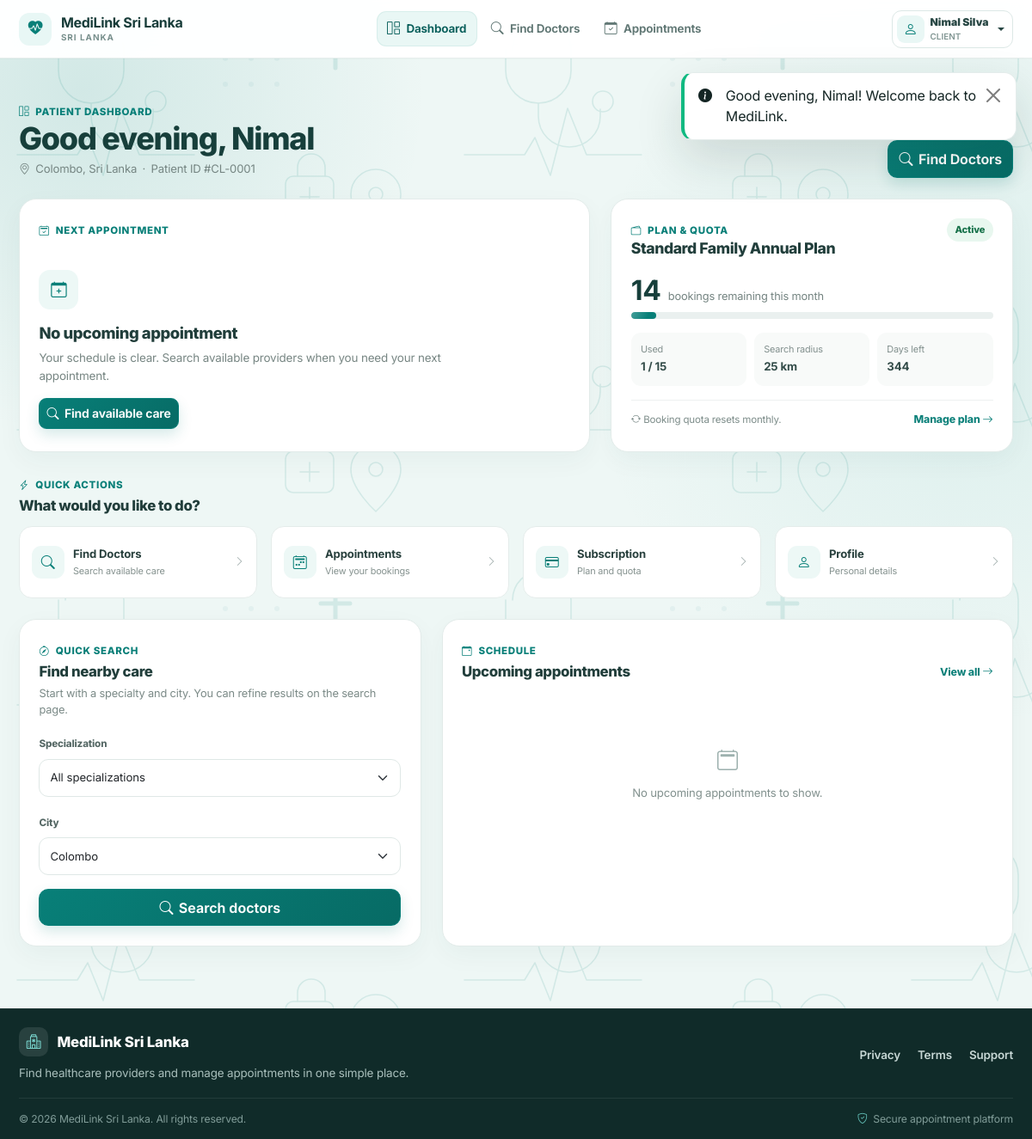
Screenshot of /client/dashboard.php (signed in) with the database file from the repository.
### tables this page shows
CREATE TABLE `CLIENT` (
  `Client_ID` INT AUTO_INCREMENT PRIMARY KEY,
  `User_ID` INT NOT NULL UNIQUE,
  `Date_of_Birth` DATE NULL,
  `Gender` ENUM('MALE', 'FEMALE', 'OTHER') NULL,
  `Address` VARCHAR(255) NULL,
  `City` VARCHAR(100) NULL DEFAULT 'Colombo',
  `Latitude` DECIMAL(10, 8) NULL DEFAULT 6.92710000,
  `Longitude` DECIMAL(11, 8) NULL DEFAULT 79.86120000,
  `Created_At` TIMESTAMP DEFAULT CURRENT_TIMESTAMP,
  CONSTRAINT `fk_client_user` FOREIGN KEY (`User_ID`) 
    REFERENCES `USER` (`User_ID`) ON DELETE CASCADE ON UPDATE CASCADE,
  INDEX `idx_client_city` (`City`)
);

CREATE TABLE `USER` (
  `User_ID` INT AUTO_INCREMENT PRIMARY KEY,
  `Email` VARCHAR(191) NOT NULL UNIQUE,
  `Password_Hash` VARCHAR(255) NOT NULL,
  `First_Name` VARCHAR(100) NOT NULL,
  `Last_Name` VARCHAR(100) NOT NULL,
  `Phone` VARCHAR(30) NOT NULL,
  `NIC_No` VARCHAR(20) NULL,
  `Role_Type` ENUM('CLIENT', 'PROVIDER', 'SYSTEM_ADMIN', 'OWNER') NOT NULL,
  `Account_Status` ENUM('ACTIVE', 'SUSPENDED', 'PENDING') NOT NULL DEFAULT 'ACTIVE',
  `Created_At` TIMESTAMP DEFAULT CURRENT_TIMESTAMP,
  `Updated_At` TIMESTAMP DEFAULT CURRENT_TIMESTAMP ON UPDATE CURRENT_TIMESTAMP,
  INDEX `idx_user_email` (`Email`),
  INDEX `idx_user_role_status` (`Role_Type`, `Account_Status`)
);

CREATE TABLE `USER_SUBSCRIPTION` (
  `User_Subscription_ID` INT AUTO_INCREMENT PRIMARY KEY,
  `User_ID` INT NOT NULL,
  `Plan_ID` INT NOT NULL,
  `Start_Date` DATE NOT NULL,
  `End_Date` DATE NOT NULL,
  `Status` ENUM('ACTIVE', 'EXPIRED', 'CANCELLED', 'PENDING') NOT NULL DEFAULT 'ACTIVE',
  `Payment_Reference_No` VARCHAR(100) NOT NULL,
  `Created_At` TIMESTAMP DEFAULT CURRENT_TIMESTAMP,
  CONSTRAINT `fk_us_user` FOREIGN KEY (`User_ID`) 
    REFERENCES `USER` (`User_ID`) ON DELETE CASCADE ON UPDATE CASCADE,
  CONSTRAINT `fk_us_plan` FOREIGN KEY (`Plan_ID`) 
    REFERENCES `SUBSCRIPTION_PLAN` (`Plan_ID`) ON DELETE RESTRICT ON UPDATE CASCADE,
  INDEX `idx_us_user_status_dates` (`User_ID`, `Status`, `Start_Date`, `End_Date`)
);

CREATE TABLE `SUBSCRIPTION_PLAN` (
  `Plan_ID` INT AUTO_INCREMENT PRIMARY KEY,
  `Plan_Name` VARCHAR(100) NOT NULL,
  `Target_Role` ENUM('CLIENT', 'PROVIDER', 'ALL') NOT NULL DEFAULT 'CLIENT',
  `Price` DECIMAL(10, 2) NOT NULL DEFAULT 0.00,
  `Duration_Days` INT NOT NULL DEFAULT 30,
  `Max_Book_per_Month` INT NOT NULL DEFAULT 5,
  `Search_Radius_KM` INT NOT NULL DEFAULT 10,
  `Description` TEXT NULL,
  `Status` ENUM('ACTIVE', 'INACTIVE') NOT NULL DEFAULT 'ACTIVE',
  `Created_At` TIMESTAMP DEFAULT CURRENT_TIMESTAMP,
  INDEX `idx_plan_status_role` (`Status`, `Target_Role`)
);

### client/dashboard.php (the view, shortened to what the rows shown need)
<?php
require_once __DIR__ . '/../includes/functions.php';
require_once __DIR__ . '/../includes/subscription.php';
$currentUser = getCurrentUser();
$userId = $currentUser['user_id'];
$clientId = $currentUser['client_id'];
$db = Database::getConnection();
$cStmt = $db->prepare("SELECT c.*, u.First_Name, u.Last_Name, u.Email, u.Phone FROM `CLIENT` c JOIN `USER` u ON c.User_ID = u.User_ID WHERE c.Client_ID = ?");
$cStmt->execute([$clientId]);
$client = $cStmt->fetch();
$hasSub = hasActiveSubscription($userId);
$activeSub = getUserActiveSubscription($userId);
$quota = getMonthlyBookingQuota($clientId, $userId);
$upcomingStmt = $db->prepare("
    SELECT a.Appointment_ID, a.Booking_DateTime, a.Status AS Appt_Status, a.Notes,
           s.Slot_Date, s.Start_Time, s.End_Time,
           p.Provider_ID, p.Provider_Type, p.Business_Name, p.Address AS Provider_Address, p.City AS Provider_City, p.Contact_Number,
           doc_u.First_Name AS Doc_First, doc_u.Last_Name AS Doc_Last, d.Medical_License_No,
           hc.Centre_Name
    FROM `APPOINTMENT` a
    JOIN `SCHEDULED_SLOT` s ON a.Slot_ID = s.Slot_ID
    JOIN `PROVIDER` p ON s.Provider_ID = p.Provider_ID
    LEFT JOIN `DOCTOR` d ON s.Doctor_ID = d.Doctor_ID
    LEFT JOIN `PROVIDER` dp ON d.Provider_ID = dp.Provider_ID
    LEFT JOIN `USER` doc_u ON dp.User_ID = doc_u.User_ID
    LEFT JOIN `HEALTHCARE_CENTRE` hc ON p.Provider_ID = hc.Provider_ID
    WHERE a.Client_ID = ?
      AND s.Slot_Date >= CURRENT_DATE
      AND a.Status IN ('PENDING', 'BOOKED', 'CONFIRMED')
    ORDER BY s.Slot_Date ASC, s.Start_Time ASC
    LIMIT 5
");
$upcomingStmt->execute([$clientId]);
$upcomingAppointments = $upcomingStmt->fetchAll();
require_once __DIR__ . '/../includes/header.php';
?>
<div class="container py-4 py-lg-5 client-dashboard-v2">
  <section class="client-dash-head mb-4">
    <div>
      <span class="client-dash-kicker"><i class="bi bi-grid-1x2"></i> Patient dashboard</span>
      <h1 class="client-dash-title mb-1"><?= getTimeBasedGreeting() ?>, <?= e($client['First_Name']) ?></h1>
      <p class="client-dash-sub mb-0"><i class="bi bi-geo-alt"></i> <?= e($client['City']) ?>, Sri Lanka <span aria-hidden="true">·</span> Patient ID #CL-<?= str_pad($clientId, 4, '0', STR_PAD_LEFT) ?></p>
    </div>
  </section>
  <div class="row g-4 mb-4">
    <div class="col-lg-7">
      <section class="client-next-card h-100" aria-labelledby="nextAppointmentTitle">
        <?php if (!empty($upcomingAppointments)): $next = $upcomingAppointments[0]; ?>
          <div class="client-next-main">
            <div class="client-date-block">
              <span><?= strtoupper(date('M', strtotime($next['Slot_Date']))) ?></span>
              <strong><?= date('d', strtotime($next['Slot_Date'])) ?></strong>
            </div>
            <div class="min-w-0">
              <h2 id="nextAppointmentTitle" class="client-next-name"><?= $next['Doc_First'] ? 'Dr. ' . e($next['Doc_First'] . ' ' . $next['Doc_Last']) : e($next['Centre_Name'] ?: $next['Business_Name']) ?></h2>
              <p class="client-next-provider mb-0"><?= e($next['Business_Name']) ?></p>
            </div>
          </div>
          <div class="client-next-meta">
            <span><i class="bi bi-clock"></i><?= formatTime($next['Start_Time']) ?> – <?= formatTime($next['End_Time']) ?></span>
            <span><i class="bi bi-geo-alt"></i><?= e($next['Provider_City']) ?></span>
            <span><i class="bi bi-check-circle"></i><?= e(ucfirst(strtolower($next['Appt_Status']))) ?></span>
          </div>
          <div class="client-next-actions">
            <a href="<?= url('client/appointments.php') ?>" class="btn btn-outline-teal btn-sm"><i class="bi bi-eye"></i> View appointment</a>
            <?php if (!empty($next['Contact_Number'])): ?><a href="tel:<?= e($next['Contact_Number']) ?>" class="btn btn-light btn-sm"><i class="bi bi-telephone"></i> Contact provider</a><?php endif; ?>
          </div>
        <?php else: ?>
          <div class="client-empty-next">
            <h2 id="nextAppointmentTitle">No upcoming appointment</h2>
          </div>
        <?php endif; ?>
      </section>
    </div>
    <div class="col-lg-5">
      <section class="client-plan-card h-100">
        <div class="d-flex justify-content-between align-items-start gap-3">
          <div><div class="client-card-label"><i class="bi bi-wallet2"></i> Plan & quota</div><h2 class="client-plan-name mb-1"><?= e($quota['plan_name']) ?></h2></div>
        </div>
        <div class="client-plan-stats">
          <div><span>Used</span><strong><?= (int)$quota['used'] ?> / <?= (int)$quota['limit'] ?></strong></div>
          <div><span>Search radius</span><strong><?= ($hasSub && $activeSub) ? e($activeSub['Search_Radius_KM']) . ' km' : '—' ?></strong></div>
        </div>
      </section>
    </div>
  </div>
  <section class="client-quick-section mb-4">
    <div class="client-section-head"><div><span class="client-card-label"><i class="bi bi-lightning-charge"></i> Quick actions</span><h2>What would you like to do?</h2></div></div>
  </section>
  <div class="row g-4 mb-4">
    <div class="col-lg-5">
      <section class="client-search-card h-100">
        <h2>Find nearby care</h2><p>Start with a specialty and city. You can refine results on the search page.</p>
      </section>
    </div>
    <div class="col-lg-7">
      <section class="client-upcoming-card h-100">
        <div class="client-section-head"><div><h2>Upcoming appointments</h2></div></div>
      </section>
    </div>
  </div>
</div>
<?php require_once __DIR__ . '/../includes/footer.php'; ?>

### rows the page displays
client: User_ID.First_Name "Nimal", City "Colombo"
user_subscription: Plan_ID.Plan_Name "Standard Family Annual Plan", User_Subscription_ID "1", Plan_ID.Max_Book_per_Month "15", Plan_ID.Search_Radius_KM "25"

### other values shown
APP_NAME "MediLink Sri Lanka"
$user['full_name'] "Nimal Silva"
$user['role'] "CLIENT"
$flash['message'] "Good evening, Nimal! Welcome back to MediLink."
getTimeBasedGreeting() "Good evening"
str_pad($clientId, 4, '0', STR_PAD_LEFT) "0001"
$quota['remaining'] "14"
$quota['days_remaining'] "344"
form field city "Colombo"
